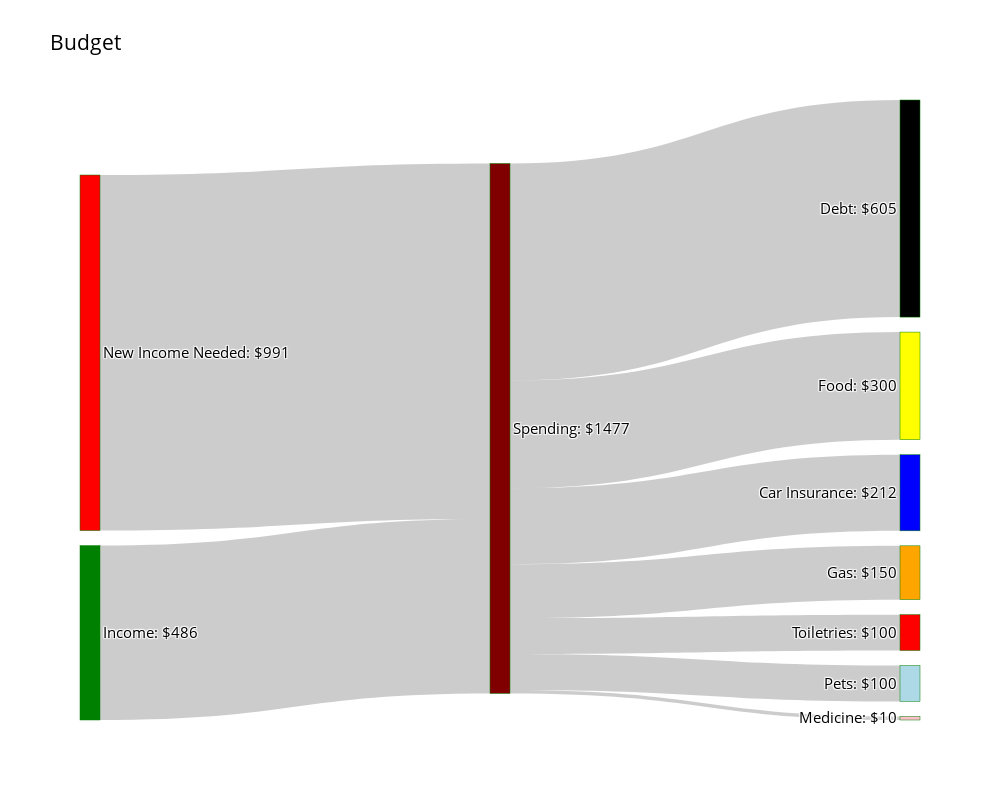

The notebook cell this image was saved under:
### Code cell
fig = go.Figure()
fig.add_trace(go.Sankey(
    node = dict(
        pad = 15,
        thickness = 20,
        line = dict(color = "green", width = 0.5),
        label = [key + ": $" + str(value) for key, value in income.items()] + ["Spending: $1477"] + [key + ": $" + str(value) for key, value in spending_detail.items()],
        color = ["green","red","maroon","pink","yellow","blue","red","black","orange","lightblue"],
    ),
    link= dict(
        source = [0, 1, 2, 2, 2, 2, 2, 2, 2],
        target = [2, 2, 3, 4, 5, 6, 7, 8, 9],
        value = list(income.values())+ list(spending_detail.values()),
    ),
    
))
#update Hight and width
fig.update_layout(title_text="Budget", font_size=10, width=1000, height=800)
#Update font size
fig.update_layout(font_size=15)
#Update font color
fig.update_layout(font_color="black")

fig.show()

### Figure 1 — Plotly figure (JSON) as saved in the notebook; plotly's stock layout.template omitted (floating-point values rounded to 4 significant figures)
{"data": [{"link": {"source": [0, 1, 2, 2, 2, 2, 2, 2, 2], "target": [2, 2, 3, 4, 5, 6, 7, 8, 9], "value": [486, 991, 10, 300, 212, 100, 605, 150, 100]}, "node": {"color": ["green", "red", "maroon", "pink", "yellow", "blue", "red", "black", "orange", "lightblue"], "label": ["Income: $486", "New Income Needed: $991", "Spending: $1477", "Medicine: $10", "Food: $300", "Car Insurance: $212", "Toiletries: $100", "Debt: $605", "Gas: $150", "Pets: $100"], "line": {"color": "green", "width": 0.5}, "pad": 15, "thickness": 20}, "type": "sankey"}], "layout": {"font": {"color": "black", "size": 15}, "height": 800, "title": {"text": "Budget"}, "width": 1000}}
